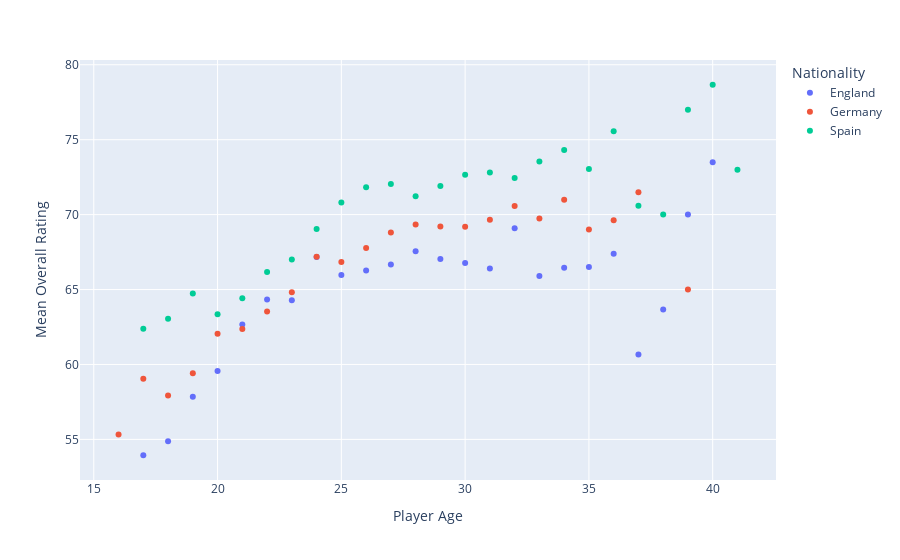

The notebook cell saved with this chart:
### Code cell
fig.show()

### Figure 1 — Plotly figure (JSON) as saved in the notebook; plotly's stock layout.template omitted (floating-point values rounded to 4 significant figures)
{"data": [{"hovertemplate": "Nationality=England<br>Player Age=%{x}<br>Mean Overall Rating=%{y}<extra></extra>", "legendgroup": "England", "marker": {"color": "#636efa", "symbol": "circle"}, "mode": "markers", "name": "England", "orientation": "v", "showlegend": true, "type": "scatter", "x": [17, 18, 19, 20, 21, 22, 23, 24, 25, 26, 27, 28, 29, 30, 31, 32, 33, 34, 35, 36, 37, 38, 39, 40], "xaxis": "x", "y": [53.94, 54.88, 57.85, 59.56, 62.67, 64.34, 64.28, 67.17, 65.97, 66.27, 66.67, 67.56, 67.04, 66.78, 66.4, 69.09, 65.9, 66.45, 66.5, 67.38, 60.67, 63.67, 70, 73.5], "yaxis": "y"}, {"hovertemplate": "Nationality=Germany<br>Player Age=%{x}<br>Mean Overall Rating=%{y}<extra></extra>", "legendgroup": "Germany", "marker": {"color": "#EF553B", "symbol": "circle"}, "mode": "markers", "name": "Germany", "orientation": "v", "showlegend": true, "type": "scatter", "x": [16, 17, 18, 19, 20, 21, 22, 23, 24, 25, 26, 27, 28, 29, 30, 31, 32, 33, 34, 35, 36, 37, 39], "xaxis": "x", "y": [55.33, 59.05, 57.94, 59.42, 62.05, 62.37, 63.53, 64.82, 67.18, 66.84, 67.77, 68.81, 69.34, 69.2, 69.2, 69.66, 70.57, 69.73, 71, 69, 69.62, 71.5, 65], "yaxis": "y"}, {"hovertemplate": "Nationality=Spain<br>Player Age=%{x}<br>Mean Overall Rating=%{y}<extra></extra>", "legendgroup": "Spain", "marker": {"color": "#00cc96", "symbol": "circle"}, "mode": "markers", "name": "Spain", "orientation": "v", "showlegend": true, "type": "scatter", "x": [17, 18, 19, 20, 21, 22, 23, 24, 25, 26, 27, 28, 29, 30, 31, 32, 33, 34, 35, 36, 37, 38, 39, 40, 41], "xaxis": "x", "y": [62.38, 63.05, 64.74, 63.34, 64.42, 66.18, 67, 69.04, 70.81, 71.82, 72.04, 71.23, 71.91, 72.65, 72.81, 72.44, 73.55, 74.31, 73.04, 75.56, 70.6, 70, 77, 78.67, 73], "yaxis": "y"}], "layout": {"legend": {"title": {"text": "Nationality"}, "tracegroupgap": 0}, "margin": {"t": 60}, "xaxis": {"anchor": "y", "domain": [0, 1], "title": {"text": "Player Age"}}, "yaxis": {"anchor": "x", "domain": [0, 1], "title": {"text": "Mean Overall Rating"}}}}
